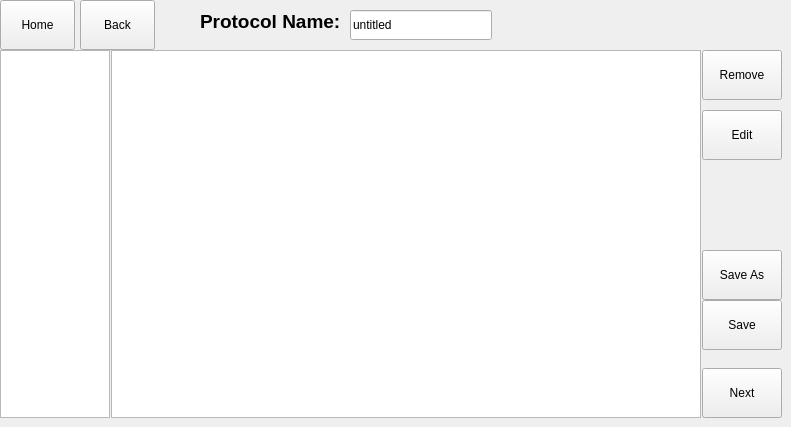
      <widget class="QWidget" name="protEditor">
       <widget class="QPushButton" name="pushButton_9">
        <property name="geometry">
         <rect>
          <x>702</x>
          <y>50</y>
          <width>80</width>
          <height>50</height>
         </rect>
        </property>
        <property name="sizePolicy">
         <sizepolicy hsizetype="Fixed" vsizetype="Fixed">
          <horstretch>0</horstretch>
          <verstretch>0</verstretch>
         </sizepolicy>
        </property>
        <property name="minimumSize">
         <size>
          <width>0</width>
          <height>50</height>
         </size>
        </property>
        <property name="text">
         <string>Remove</string>
        </property>
       </widget>
       <widget class="QPushButton" name="pushButton_10">
        <property name="geometry">
         <rect>
          <x>702</x>
          <y>300</y>
          <width>80</width>
          <height>50</height>
         </rect>
        </property>
        <property name="sizePolicy">
         <sizepolicy hsizetype="Fixed" vsizetype="Fixed">
          <horstretch>0</horstretch>
          <verstretch>0</verstretch>
         </sizepolicy>
        </property>
        <property name="minimumSize">
         <size>
          <width>0</width>
          <height>50</height>
         </size>
        </property>
        <property name="text">
         <string>Save</string>
        </property>
       </widget>
       <widget class="QPushButton" name="pushButton_7">
        <property name="geometry">
         <rect>
          <x>702</x>
          <y>110</y>
          <width>80</width>
          <height>50</height>
         </rect>
        </property>
        <property name="sizePolicy">
         <sizepolicy hsizetype="Fixed" vsizetype="Fixed">
          <horstretch>0</horstretch>
          <verstretch>0</verstretch>
         </sizepolicy>
        </property>
        <property name="minimumSize">
         <size>
          <width>0</width>
          <height>50</height>
         </size>
        </property>
        <property name="text">
         <string>Edit</string>
        </property>
       </widget>
       <widget class="QPushButton" name="pushButton_8">
        <property name="geometry">
         <rect>
          <x>702</x>
          <y>250</y>
          <width>80</width>
          <height>50</height>
         </rect>
        </property>
        <property name="sizePolicy">
         <sizepolicy hsizetype="Fixed" vsizetype="Fixed">
          <horstretch>0</horstretch>
          <verstretch>0</verstretch>
         </sizepolicy>
        </property>
        <property name="minimumSize">
         <size>
          <width>0</width>
          <height>50</height>
         </size>
        </property>
        <property name="text">
         <string>Save As</string>
        </property>
       </widget>
       <widget class="QLabel" name="label_6">
        <property name="geometry">
         <rect>
          <x>200</x>
          <y>10</y>
          <width>140</width>
          <height>22</height>
         </rect>
        </property>
        <property name="sizePolicy">
         <sizepolicy hsizetype="Fixed" vsizetype="Fixed">
          <horstretch>0</horstretch>
          <verstretch>0</verstretch>
         </sizepolicy>
        </property>
        <property name="font">
         <font>
          <pointsize>14</pointsize>
          <weight>75</weight>
          <bold>true</bold>
         </font>
        </property>
        <property name="text">
         <string>Protocol Name:</string>
        </property>
       </widget>
       <widget class="QLineEdit" name="lineEdit">
        <property name="geometry">
         <rect>
          <x>350</x>
          <y>10</y>
          <width>142</width>
          <height>30</height>
         </rect>
        </property>
        <property name="sizePolicy">
         <sizepolicy hsizetype="Fixed" vsizetype="Fixed">
          <horstretch>0</horstretch>
          <verstretch>0</verstretch>
         </sizepolicy>
        </property>
        <property name="minimumSize">
         <size>
          <width>0</width>
          <height>30</height>
         </size>
        </property>
        <property name="inputMethodHints">
         <set>Qt::ImhNone</set>
        </property>
        <property name="inputMask">
         <string/>
        </property>
        <property name="text">
         <string>untitled</string>
        </property>
        <property name="readOnly">
         <bool>false</bool>
        </property>
       </widget>
       <widget class="QPushButton" name="pushButton_12">
        <property name="geometry">
         <rect>
          <x>0</x>
          <y>0</y>
          <width>75</width>
          <height>50</height>
         </rect>
        </property>
        <property name="sizePolicy">
         <sizepolicy hsizetype="Fixed" vsizetype="Fixed">
          <horstretch>0</horstretch>
          <verstretch>0</verstretch>
         </sizepolicy>
        </property>
        <property name="text">
         <string>Home</string>
        </property>
       </widget>
       <widget class="QListWidget" name="listWidget_2">
        <property name="geometry">
         <rect>
          <x>0</x>
          <y>50</y>
          <width>110</width>
          <height>368</height>
         </rect>
        </property>
        <property name="sizePolicy">
         <sizepolicy hsizetype="Fixed" vsizetype="Fixed">
          <horstretch>0</horstretch>
          <verstretch>0</verstretch>
         </sizepolicy>
        </property>
        <property name="minimumSize">
         <size>
          <width>110</width>
          <height>0</height>
         </size>
        </property>
        <property name="maximumSize">
         <size>
          <width>100</width>
          <height>16777215</height>
         </size>
        </property>
        <property name="dragDropMode">
         <enum>QAbstractItemView::DragOnly</enum>
        </property>
        <property name="defaultDropAction">
         <enum>Qt::IgnoreAction</enum>
        </property>
        <property name="alternatingRowColors">
         <bool>true</bool>
        </property>
       </widget>
       <widget class="QPushButton" name="pushButton_6">
        <property name="geometry">
         <rect>
          <x>80</x>
          <y>0</y>
          <width>75</width>
          <height>50</height>
         </rect>
        </property>
        <property name="sizePolicy">
         <sizepolicy hsizetype="Fixed" vsizetype="Fixed">
          <horstretch>0</horstretch>
          <verstretch>0</verstretch>
         </sizepolicy>
        </property>
        <property name="minimumSize">
         <size>
          <width>50</width>
          <height>50</height>
         </size>
        </property>
        <property name="text">
         <string>Back</string>
        </property>
       </widget>
       <widget class="QListWidget" name="listWidget_3">
        <property name="geometry">
         <rect>
          <x>111</x>
          <y>50</y>
          <width>590</width>
          <height>368</height>
         </rect>
        </property>
       </widget>
       <widget class="QPushButton" name="pushButton_11">
        <property name="geometry">
         <rect>
          <x>702</x>
          <y>368</y>
          <width>80</width>
          <height>50</height>
         </rect>
        </property>
        <property name="sizePolicy">
         <sizepolicy hsizetype="Fixed" vsizetype="Fixed">
          <horstretch>0</horstretch>
          <verstretch>0</verstretch>
         </sizepolicy>
        </property>
        <property name="minimumSize">
         <size>
          <width>0</width>
          <height>50</height>
         </size>
        </property>
        <property name="text">
         <string>Next</string>
        </property>
       </widget>
      </widget>
